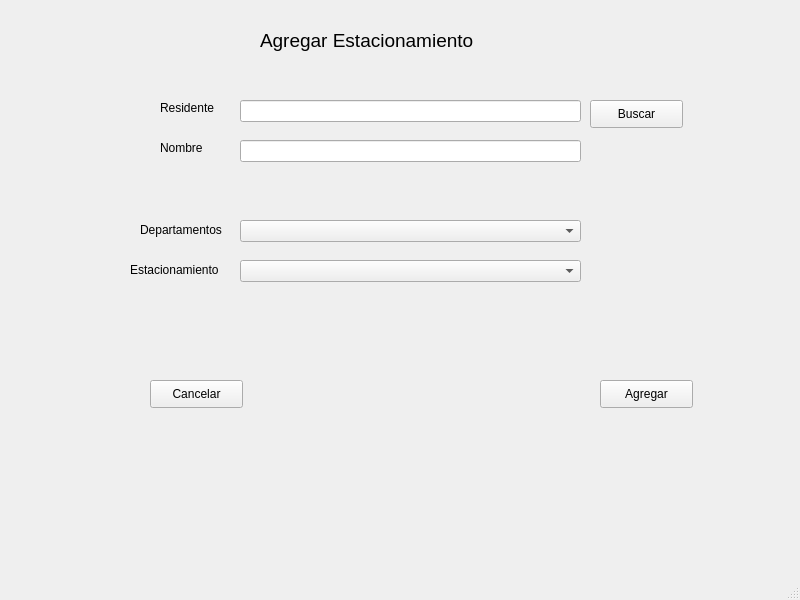
<?xml version="1.0" encoding="UTF-8"?>
<ui version="4.0">
 <class>MainAgregarEstacionamiento</class>
 <widget class="QMainWindow" name="MainAgregarEstacionamiento">
  <property name="geometry">
   <rect>
    <x>0</x>
    <y>0</y>
    <width>800</width>
    <height>600</height>
   </rect>
  </property>
  <property name="windowTitle">
   <string>Agregar Estacionamiento</string>
  </property>
  <widget class="QWidget" name="centralwidget">
   <widget class="QLabel" name="label">
    <property name="geometry">
     <rect>
      <x>260</x>
      <y>20</y>
      <width>261</width>
      <height>41</height>
     </rect>
    </property>
    <property name="font">
     <font>
      <pointsize>14</pointsize>
     </font>
    </property>
    <property name="text">
     <string>Agregar Estacionamiento</string>
    </property>
   </widget>
   <widget class="QLabel" name="label_2">
    <property name="geometry">
     <rect>
      <x>160</x>
      <y>100</y>
      <width>71</width>
      <height>16</height>
     </rect>
    </property>
    <property name="text">
     <string>Residente</string>
    </property>
   </widget>
   <widget class="QLineEdit" name="txtBuscar">
    <property name="geometry">
     <rect>
      <x>240</x>
      <y>100</y>
      <width>341</width>
      <height>22</height>
     </rect>
    </property>
   </widget>
   <widget class="QPushButton" name="btnBuscar">
    <property name="geometry">
     <rect>
      <x>590</x>
      <y>100</y>
      <width>93</width>
      <height>28</height>
     </rect>
    </property>
    <property name="text">
     <string>Buscar</string>
    </property>
   </widget>
   <widget class="QLineEdit" name="txtNombre">
    <property name="enabled">
     <bool>true</bool>
    </property>
    <property name="geometry">
     <rect>
      <x>240</x>
      <y>140</y>
      <width>341</width>
      <height>22</height>
     </rect>
    </property>
    <property name="readOnly">
     <bool>true</bool>
    </property>
   </widget>
   <widget class="QLabel" name="label_3">
    <property name="geometry">
     <rect>
      <x>160</x>
      <y>140</y>
      <width>71</width>
      <height>16</height>
     </rect>
    </property>
    <property name="text">
     <string>Nombre</string>
    </property>
   </widget>
   <widget class="QComboBox" name="cboDepartamentos">
    <property name="geometry">
     <rect>
      <x>240</x>
      <y>220</y>
      <width>341</width>
      <height>22</height>
     </rect>
    </property>
   </widget>
   <widget class="QLabel" name="label_4">
    <property name="geometry">
     <rect>
      <x>140</x>
      <y>220</y>
      <width>91</width>
      <height>20</height>
     </rect>
    </property>
    <property name="text">
     <string>Departamentos</string>
    </property>
   </widget>
   <widget class="QLabel" name="label_5">
    <property name="geometry">
     <rect>
      <x>130</x>
      <y>260</y>
      <width>101</width>
      <height>20</height>
     </rect>
    </property>
    <property name="text">
     <string>Estacionamiento</string>
    </property>
   </widget>
   <widget class="QComboBox" name="cboEstacionamiento">
    <property name="geometry">
     <rect>
      <x>240</x>
      <y>260</y>
      <width>341</width>
      <height>22</height>
     </rect>
    </property>
   </widget>
   <widget class="QPushButton" name="btnAgregar">
    <property name="geometry">
     <rect>
      <x>600</x>
      <y>380</y>
      <width>93</width>
      <height>28</height>
     </rect>
    </property>
    <property name="text">
     <string>Agregar</string>
    </property>
   </widget>
   <widget class="QPushButton" name="btnCancelar">
    <property name="geometry">
     <rect>
      <x>150</x>
      <y>380</y>
      <width>93</width>
      <height>28</height>
     </rect>
    </property>
    <property name="text">
     <string>Cancelar</string>
    </property>
   </widget>
  </widget>
  <widget class="QMenuBar" name="menubar">
   <property name="geometry">
    <rect>
     <x>0</x>
     <y>0</y>
     <width>800</width>
     <height>26</height>
    </rect>
   </property>
  </widget>
  <widget class="QStatusBar" name="statusbar"/>
 </widget>
 <resources/>
 <connections/>
</ui>
